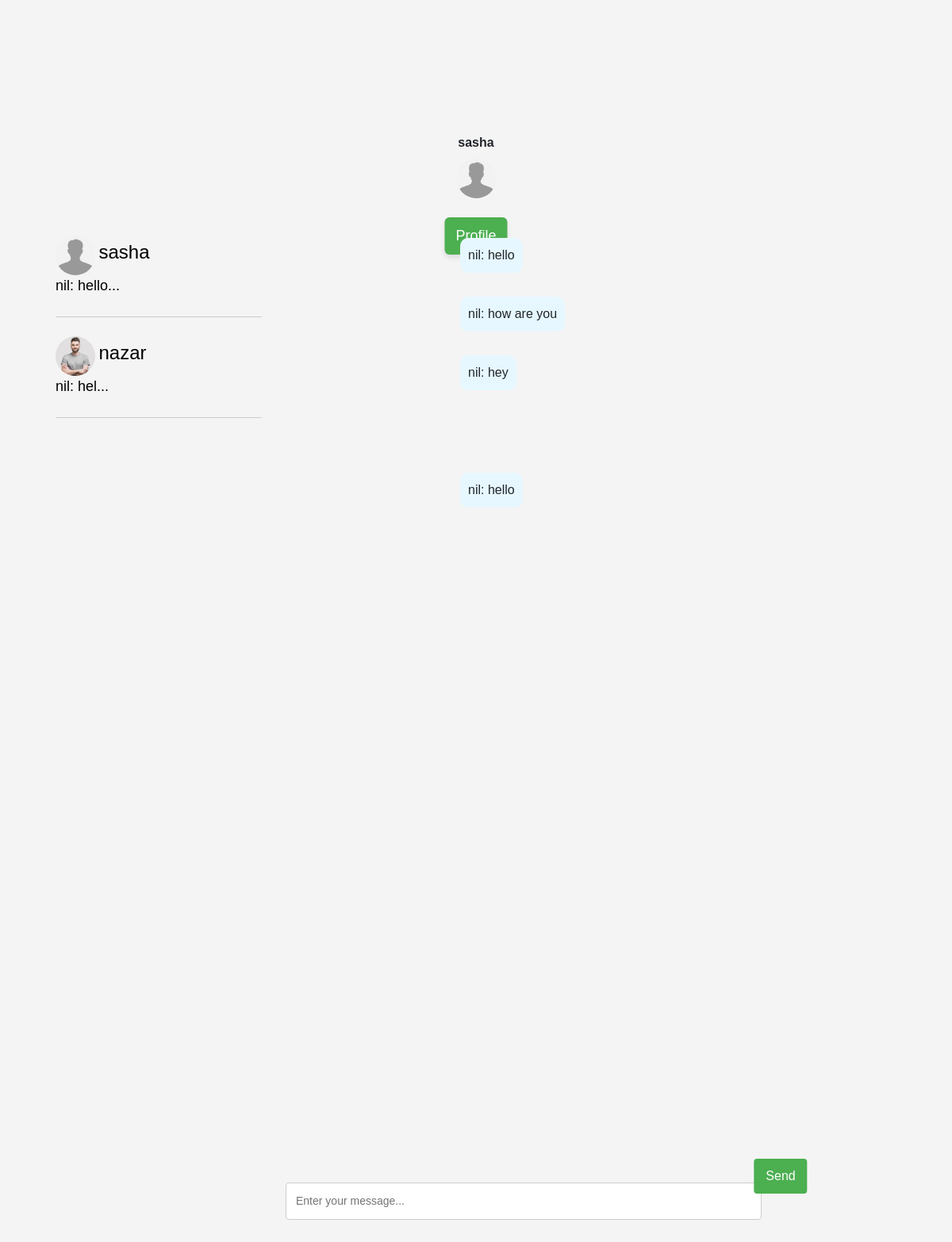
Screenshot of /chat/chat/3 (signed in) with the database file from the repository.
### chat/models.py (models this page shows)
class Chat(models.Model):
    user1 = models.ForeignKey(User, related_name='user1', on_delete=models.SET_NULL, null=True)
    user2 = models.ForeignKey(User, related_name='user2', on_delete=models.SET_NULL, null=True)
    code = models.CharField(max_length=32, default='', null=True, blank=True)
    def get_last_message(self):
        messages = Message.objects.filter(room=self)
        if messages:
            return messages.order_by('-created_at')[0]
        else:
            return 'now you can chat!'

class Message(models.Model):
    text = models.TextField(max_length=512)
    author = models.ForeignKey(User, related_name='author_message', on_delete=models.SET_NULL, null=True)
    room = models.ForeignKey(Chat, related_name='room_messages', on_delete=models.CASCADE)
    created_at = models.DateTimeField(auto_now_add=True, db_index=True)
    is_seen = models.BooleanField(default=False)
    def __str__(self):
        return f'{self.author}: {self.text[:10]}...'

### network/models.py (models this page shows, shortened)
class User(AbstractUser):
    following = models.ManyToManyField('self', through='Contact', related_name='followers',
                                        symmetrical=False)

class UserProfile(models.Model):
    user = models.OneToOneField(User, on_delete=models.CASCADE)
    bio = models.TextField(max_length=500, null=True, blank=True)
    birth_date = models.DateField(null=True, blank=True)
    profile_image = models.ImageField(upload_to='profile_images', null=True, blank=True)

### chat/views.py (the view)
# urls.py: path("chat/<int:pk>", views.chat, name="chat"),
@login_required
def chat(request, pk):
    chats_for_user = Chat.objects.filter(Q(user2=request.user) | Q(user1=request.user)).annotate(
        last_message_date=Max('room_messages__created_at')
    ).order_by('-last_message_date')
    if request.user.pk != pk:  # request.user.pk == pk, when request.user open his messages, but not the dialogue with someone
        another_user = get_object_or_404(User, pk=pk)
        chat = get_object_or_404(Chat, Q(user1=another_user, user2=request.user) | Q(user1=request.user, user2=another_user))
        messages = Message.objects.filter(room=chat)
        if request.method == 'PUT':
            Message.objects.filter(Q(room=chat) & Q(author=another_user)).update(is_seen=True)
            return JsonResponse({'status': 'success'})
        return render(request, 'chat/chat.html',
                      {'user': another_user, 'chat': chat, 'messages': messages,
                       'chats_for_user': chats_for_user})
    return render(request, 'chat/chat.html', {'chats_for_user': chats_for_user})

### chat/templatetags/chat_tags.py (called while the page is built)
@register.simple_tag
def get_not_request_user(chat, request_user):
    if chat.user1 == request_user:
        return chat.user2
    elif chat.user2 == request_user:
        return chat.user1
    else:
        return None

@register.simple_tag
def get_count_of_unread_messages(chat, another_user):
    return Message.objects.filter(Q(room=chat) & Q(author=another_user) & Q(is_seen=False)).count()

### chat/templates/chat/chat.html (shortened to what this page needs)
{% load static chat_tags %}
<head>
    <link rel="stylesheet" href="https://stackpath.bootstrapcdn.com/bootstrap/4.4.1/css/bootstrap.min.css">
    <link href="{% static 'network/css/styles.css' %}" rel="stylesheet">
    <link href="{% static 'chat/css/chat_room.css' %}" rel="stylesheet">
</head>
<body>
     <div class="left-sidebar-chat">
        <ul>
            {% for chat in chats_for_user %}
                {% get_not_request_user chat request.user as chat_user %}
            <li class="position-li"><img src="{{chat_user.userprofile.profile_image.url}}" alt="User's image" class="commenter-image">
                    <a href="{% url 'chat' chat_user.pk %}">{{chat_user.username}}
                        <br><p style="font-size: 18px;">{{ chat.get_last_message }}</p></a>
                </li>
                <hr><br>
            {% endfor %}
        </ul>
    </div>
    <div class="user-info">
    <strong> {% if request.user.pk == user.pk %} you {% else %} {{user.username}} {% endif %} </strong>
    <img src="{{user.userprofile.profile_image.url}}" alt="User's image" class="commenter-image">
        <br>
        <a href="{% url 'user_profile' user.username %}"><button class="profile-button">Profile</button></a>
    </div>
    <div id="chat-area">
        {% for i in messages %}
            {% if i.author.username == request.user.username %}
                <div class="message-container">{{i.author.username}}: {{i.text}}</div>
            {% else %}
                <div class="other-message-container">{{i.author.username}}: {{i.text}}</div>
            {% endif %}
        {% endfor %}
    </div>
    <br>
     {% if request.user.pk != user.pk %}
        <form action="#" method="post">
            <input type="text" id="message" name="message" placeholder="Enter your message..." required>
            <button id="message-button" type="submit">Send</button>
        </form>
     {% else %}
        <p style="font-weight: bold; font-size: 20px;">You didn't choose to chat with anyone</p>
    {% endif %}
</body>

### network/static/network/css/styles.css (style rules this page uses)
.commenter-image { border-radius: 50%; width: 50px; height: 50px; object-fit: cover; }
hr { max-width: 800px; margin: 0 auto; border-color: #ccc; }

### chat/static/chat/css/chat_room.css (style rules this page uses)
body { font-family: Arial, sans-serif; background-color: #f4f4f4; margin: 0; display: flex; align-items: center; justify-content: center; height: 100vh; }
#message { width: 50%; padding: 12px; margin-bottom: 16px; box-sizing: border-box; border: 1px solid #ccc; border-radius: 4px; font-size: 14px; position: fixed; bottom: 30px; left: 30%; background-color: #fff; }
#message-button { background-color: #4caf50; color: #fff; padding: 10px 15px; border: none; border-radius: 4px; cursor: pointer; font-size: 16px; position: fixed; bottom: 5%; left: 82%; transform: translateX(-50%); }
.user-info { position: fixed; top: 10%; left: 50%; transform: translateX(-50%); display: flex; flex-direction: column; align-items: center; padding: 10px; }
.user-info strong { margin-bottom: 8px; }
.message-container { margin-bottom: 30px; padding: 10px; border-radius: 10px; background-color: #e6f7ff; margin-right: 70px; height: auto; width: fit-content; }
#chat-area { max-height: 400px; width: 1100px; overflow: auto; position: absolute; top: 300px; left: 580px; }
.left-sidebar-chat { position: absolute; left: 50px; width: 300px; color: black; padding: 20px; height: 65%; }
.left-sidebar-chat ul { list-style: none; padding: 0; }
.left-sidebar-chat ul li { margin-bottom: 25px; }
.left-sidebar-chat a { text-decoration: none; color: black; font-size: 24px; }
.profile-button { background-color: #4CAF50; color: #fff; padding: 10px 14px; font-size: 18px; border: none; border-radius: 6px; cursor: pointer; transition: background-color 0.3s, box-shadow 0.3s; box-shadow: 0 4px 6px rgba(0, 0, 0, 0.1); }
.position-li { position: relative; }

### rows the page displays
Chat: userprofile.profile_image (placeholder picture), get_last_message "nil: hello..."
User: username "sasha", userprofile.profile_image (placeholder picture)
Chat: userprofile.profile_image (picture), get_last_message "nil: hel..."
User: username "nazar"
Message: author.username "nil", text "hello"
Message: author.username "nil", text "how are you"
Message: author.username "nil", text "hey"
Message: author.username "nil", text "hello"
